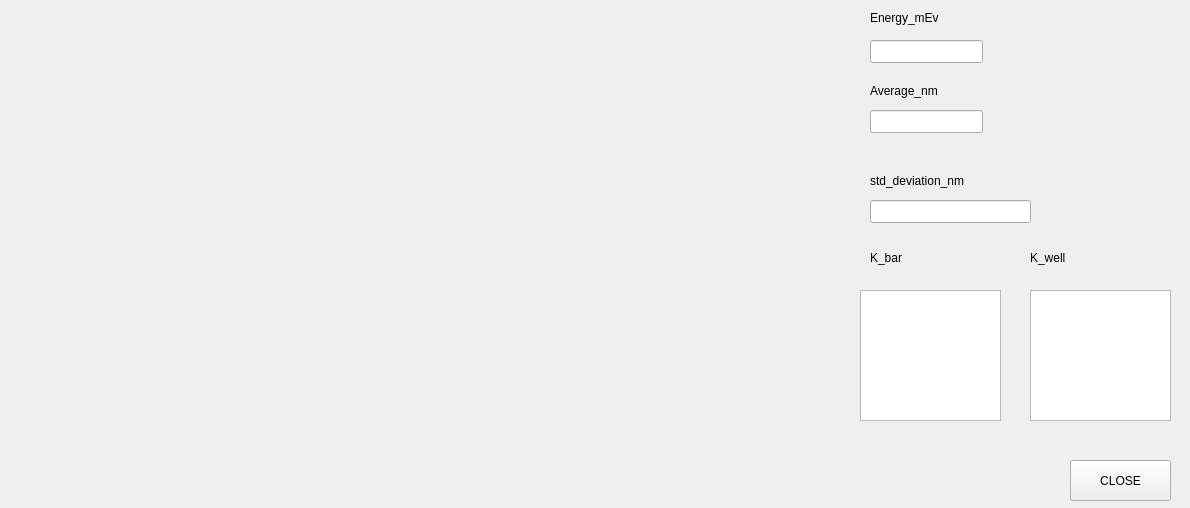
<?xml version="1.0" encoding="UTF-8"?>
<ui version="4.0">
 <class>wf_plot</class>
 <widget class="QWidget" name="wf_plot">
  <property name="geometry">
   <rect>
    <x>0</x>
    <y>0</y>
    <width>1190</width>
    <height>508</height>
   </rect>
  </property>
  <property name="windowTitle">
   <string>Form</string>
  </property>
  <widget class="QCustomPlot" name="wf_graphQCustom" native="true">
   <property name="geometry">
    <rect>
     <x>10</x>
     <y>10</y>
     <width>841</width>
     <height>481</height>
    </rect>
   </property>
  </widget>
  <widget class="QPushButton" name="close_plot_Button">
   <property name="geometry">
    <rect>
     <x>1070</x>
     <y>460</y>
     <width>101</width>
     <height>41</height>
    </rect>
   </property>
   <property name="text">
    <string>CLOSE</string>
   </property>
  </widget>
  <widget class="QLabel" name="label">
   <property name="geometry">
    <rect>
     <x>870</x>
     <y>10</y>
     <width>181</width>
     <height>16</height>
    </rect>
   </property>
   <property name="text">
    <string>Energy_mEv</string>
   </property>
  </widget>
  <widget class="QLineEdit" name="selEnergyLineEdit">
   <property name="geometry">
    <rect>
     <x>870</x>
     <y>40</y>
     <width>113</width>
     <height>23</height>
    </rect>
   </property>
  </widget>
  <widget class="QTextEdit" name="K_barPlotText">
   <property name="geometry">
    <rect>
     <x>860</x>
     <y>290</y>
     <width>141</width>
     <height>131</height>
    </rect>
   </property>
  </widget>
  <widget class="QTextEdit" name="K_wellPlotText">
   <property name="geometry">
    <rect>
     <x>1030</x>
     <y>290</y>
     <width>141</width>
     <height>131</height>
    </rect>
   </property>
  </widget>
  <widget class="QLabel" name="label_2">
   <property name="geometry">
    <rect>
     <x>870</x>
     <y>250</y>
     <width>91</width>
     <height>16</height>
    </rect>
   </property>
   <property name="text">
    <string>K_bar</string>
   </property>
  </widget>
  <widget class="QLabel" name="label_3">
   <property name="geometry">
    <rect>
     <x>1030</x>
     <y>250</y>
     <width>101</width>
     <height>16</height>
    </rect>
   </property>
   <property name="text">
    <string>K_well</string>
   </property>
  </widget>
  <widget class="QLabel" name="label_4">
   <property name="geometry">
    <rect>
     <x>870</x>
     <y>170</y>
     <width>151</width>
     <height>21</height>
    </rect>
   </property>
   <property name="text">
    <string>std_deviation_nm</string>
   </property>
  </widget>
  <widget class="QLineEdit" name="deviat_lineEdit">
   <property name="geometry">
    <rect>
     <x>870</x>
     <y>200</y>
     <width>161</width>
     <height>23</height>
    </rect>
   </property>
  </widget>
  <widget class="QLabel" name="label_5">
   <property name="geometry">
    <rect>
     <x>870</x>
     <y>80</y>
     <width>121</width>
     <height>21</height>
    </rect>
   </property>
   <property name="text">
    <string>Average_nm</string>
   </property>
  </widget>
  <widget class="QLineEdit" name="average_lineEdit">
   <property name="geometry">
    <rect>
     <x>870</x>
     <y>110</y>
     <width>113</width>
     <height>23</height>
    </rect>
   </property>
  </widget>
 </widget>
 <customwidgets>
  <customwidget>
   <class>QCustomPlot</class>
   <extends>QWidget</extends>
   <header>Plot/qcustomplot.h</header>
   <container>1</container>
  </customwidget>
 </customwidgets>
 <resources/>
 <connections>
  <connection>
   <sender>close_plot_Button</sender>
   <signal>clicked()</signal>
   <receiver>wf_plot</receiver>
   <slot>close()</slot>
   <hints>
    <hint type="sourcelabel">
     <x>97</x>
     <y>461</y>
    </hint>
    <hint type="destinationlabel">
     <x>133</x>
     <y>498</y>
    </hint>
   </hints>
  </connection>
 </connections>
</ui>
